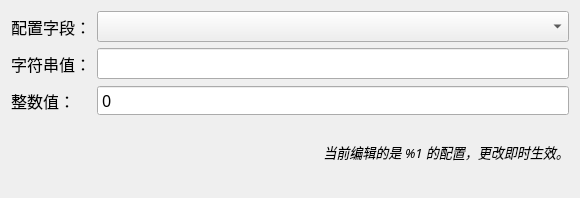
<?xml version="1.0" encoding="UTF-8"?>
<ui version="4.0">
 <class>ConfigWindow</class>
 <widget class="QWidget" name="ConfigWindow">
  <property name="geometry">
   <rect>
    <x>0</x>
    <y>0</y>
    <width>580</width>
    <height>198</height>
   </rect>
  </property>
  <property name="windowTitle">
   <string>MainWindow</string>
  </property>
  <property name="styleSheet">
   <string notr="true">font-family: Microsoft YaHei;
font-size: 12pt;</string>
  </property>
  <layout class="QFormLayout" name="formLayout">
   <item row="0" column="0">
    <widget class="QLabel" name="field_label">
     <property name="text">
      <string>配置字段：</string>
     </property>
    </widget>
   </item>
   <item row="0" column="1">
    <widget class="QComboBox" name="field_combo"/>
   </item>
   <item row="1" column="0">
    <widget class="QLabel" name="string_val_label">
     <property name="text">
      <string>字符串值：</string>
     </property>
    </widget>
   </item>
   <item row="1" column="1">
    <widget class="QLineEdit" name="string_val_edit"/>
   </item>
   <item row="2" column="0">
    <widget class="QLabel" name="int_val_label">
     <property name="text">
      <string>整数值：</string>
     </property>
    </widget>
   </item>
   <item row="2" column="1">
    <widget class="QSpinBox" name="int_val_edit">
     <property name="buttonSymbols">
      <enum>QAbstractSpinBox::NoButtons</enum>
     </property>
     <property name="maximum">
      <number>99999</number>
     </property>
    </widget>
   </item>
   <item row="3" column="1">
    <widget class="QLabel" name="label">
     <property name="styleSheet">
      <string notr="true">font-size: 10pt;
font-style: italic;</string>
     </property>
     <property name="text">
      <string>当前编辑的是 %1 的配置，更改即时生效。</string>
     </property>
     <property name="alignment">
      <set>Qt::AlignBottom|Qt::AlignRight|Qt::AlignTrailing</set>
     </property>
     <property name="wordWrap">
      <bool>true</bool>
     </property>
    </widget>
   </item>
  </layout>
 </widget>
 <resources/>
 <connections/>
</ui>
